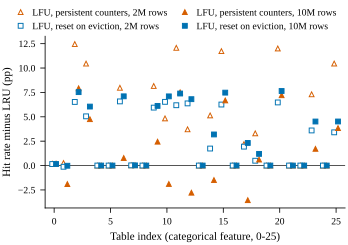

The script that drew this image:
"""Fig. (c): per-table caches of 256 vectors; hit-rate difference to LRU (percentage points) for both LFU
variants, per table, 2M rows (open markers) and 10M rows (filled).

Reads results/P3/rows_{2000000,10000000}/figs/hit_rates.csv.
"""
from style import POLICY, SINGLE, plt, rows, save

PERS, RESET = 'LFU (persistent counters)', 'LFU (gem5 LFURP — reset on eviction)'
fig, ax = plt.subplots(figsize=(SINGLE, 2.45))
ax.axhline(0, color='black', lw=0.5)
for n, filled, dx in ((2000000, False, -0.17), (10000000, True, 0.17)):
    hr = {}
    for r in rows(f'results/P3/rows_{n}/figs/hit_rates.csv'):
        if r['capacity'] == '256' and r['table'] != 'all':
            hr[r['policy'], int(r['table'])] = float(r['hit_rate_pct'])
    tables = sorted({t for _, t in hr})
    for pol, off in ((PERS, 0), (RESET, 0.0)):
        lab, col, mk, _, _ = POLICY[pol]
        d = [hr[pol, t] - hr['LRU', t] for t in tables]
        ax.plot([t + dx for t in tables], d, ls='none', marker=mk, color=col, mfc=col if filled else 'white',
                mew=0.7, ms=3.5, label=f'{lab}, {n // 1000000}M rows')
ax.set_xlabel('Table index (categorical feature, 0-25)')
ax.set_ylabel('Hit rate minus LRU (pp)')
ax.set_xticks(range(0, 26, 5))
ax.set_xlim(-0.8, 25.8)
fig.legend(ncol=2, loc='outside upper center', handletextpad=0.2, columnspacing=0.8)
save(fig, 'fig_pertable')
